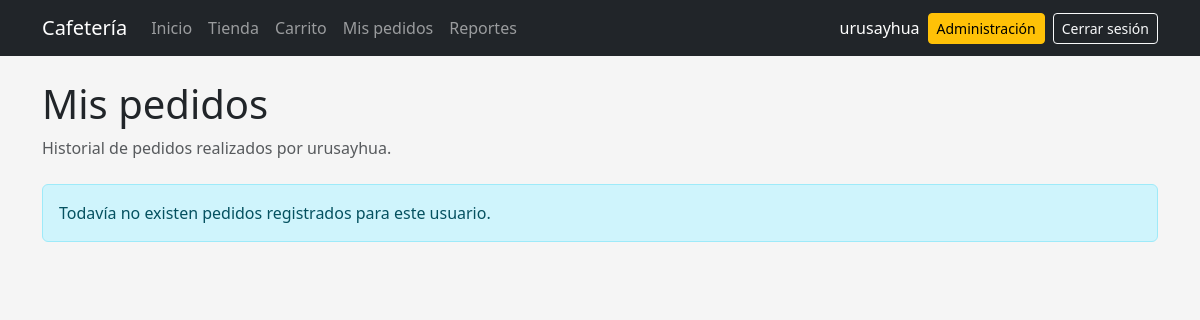
The app's page /mis-pedidos/ (signed in), older data.
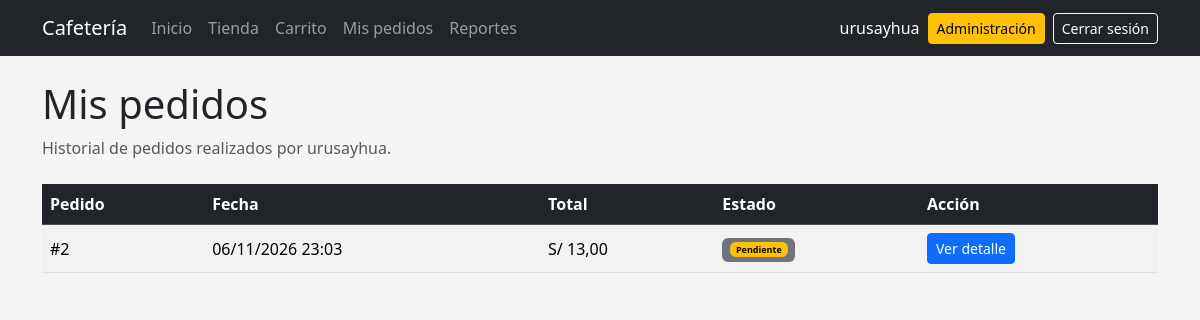
The same page, newer data.
### pedidos/models.py (models this page shows, shortened)
class Pedido(models.Model):
    class Estado(models.TextChoices):
        PENDIENTE = "PENDIENTE", "Pendiente"
        PREPARACION = "PREPARACION", "En preparación"
        ATENDIDO = "ATENDIDO", "Atendido"
        CANCELADO = "CANCELADO", "Cancelado"
    usuario = models.ForeignKey(
        settings.AUTH_USER_MODEL,
        on_delete=models.CASCADE,
        related_name="pedidos",
    )
    fecha = models.DateTimeField(auto_now_add=True)
    total = models.DecimalField(
        max_digits=10,
        decimal_places=2,
        default=0,
    )
    estado = models.CharField(
        max_length=20,
        choices=Estado.choices,
        default=Estado.PENDIENTE,
    )
    class Meta:
        ordering = ["-fecha"]

### pedidos/views.py (the view)
@login_required
def mis_pedidos(request):
    pedidos = (
        Pedido.objects
        .filter(
            usuario=request.user
        )
        .order_by("-fecha")
    )
    return render(
        request,
        "pedidos/mis_pedidos.html",
        {
            "pedidos": pedidos,
        },
    )

### pedidos/templates/pedidos/mis_pedidos.html
{% extends "base.html" %}
{% block content %}
<div class="mb-4">
    <h1>
        Mis pedidos
    </h1>
    <p class="text-muted">
        Historial de pedidos realizados por
        {{ user.username }}.
    </p>
</div>
{% if pedidos %}
<div class="table-responsive">
    <table class="table table-striped table-hover align-middle">
        <thead class="table-dark">
            <tr>
                <th>
                    Pedido
                </th>
                <th>
                    Fecha
                </th>
                <th>
                    Total
                </th>
                <th>
                    Estado
                </th>
                <th>
                    Acción
                </th>
            </tr>
        </thead>
        <tbody>
            {% for pedido in pedidos %}
            <tr>
                <td>
                    #{{ pedido.id }}
                </td>
                <td>
                    {{ pedido.fecha|date:"d/m/Y H:i" }}
                </td>
                <td>
                    S/ {{ pedido.total }}
                </td>
                <td>
                    <span class="badge text-bg-secondary">
                        {% include "pedidos/_estado_badge.html" with pedido=pedido %}
                    </span>
                </td>
                <td>
                    <a
                        href="{% url 'detalle_pedido' pedido.id %}"
                        class="btn btn-primary btn-sm"
                    >
                        Ver detalle
                    </a>
                </td>
            </tr>
            {% endfor %}
        </tbody>
    </table>
</div>
{% else %}
<div class="alert alert-info">
    Todavía no existen pedidos registrados
    para este usuario.
</div>
{% endif %}
{% endblock %}

### pedidos/templates/pedidos/_estado_badge.html
{% if pedido.estado == "PENDIENTE" %}
    <span class="badge text-bg-warning">
        Pendiente
    </span>
{% elif pedido.estado == "PREPARACION" %}
    <span class="badge text-bg-primary">
        En preparación
    </span>
{% elif pedido.estado == "ATENDIDO" %}
    <span class="badge text-bg-success">
        Atendido
    </span>
{% elif pedido.estado == "CANCELADO" %}
    <span class="badge text-bg-danger">
        Cancelado
    </span>
{% else %}
    <span class="badge text-bg-secondary">
        {{ pedido.get_estado_display }}
    </span>
{% endif %}

Row changes from the older to the newer data that the page shows:
added Pedido: id "2", fecha "06/11/2026 23:03", total "13,00", estado "Pendiente"
Text that changed along with them:
text no longer shown: "Todavía no existen pedidos registrados para este usuario."
text now shown: "Pedido Fecha Total Estado Acción"
